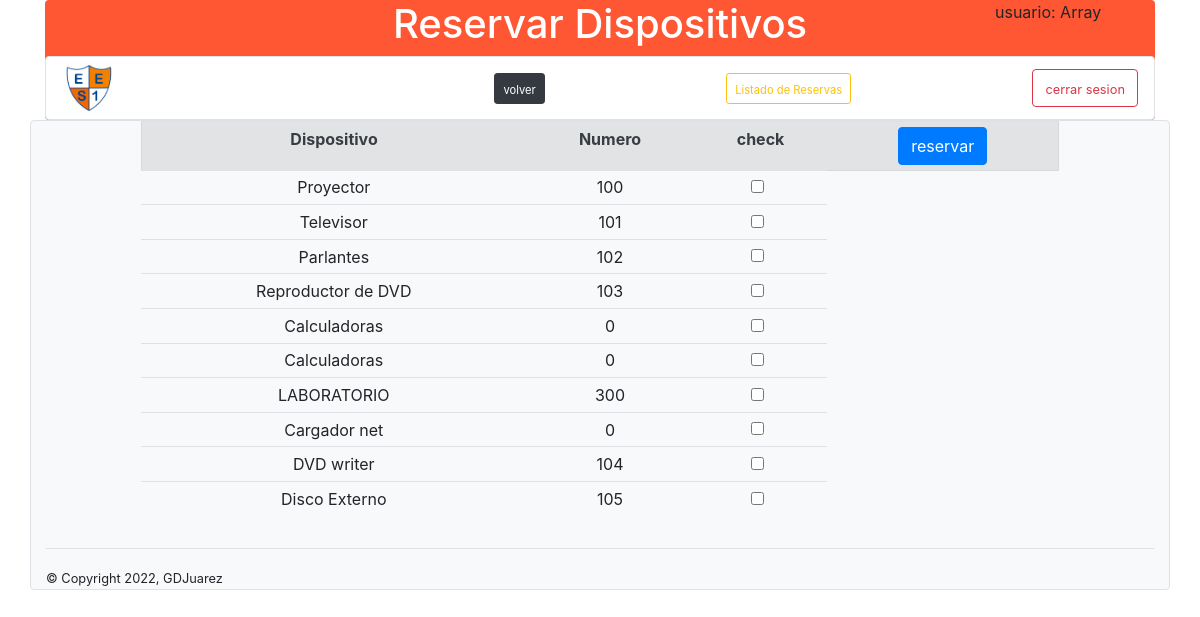
The page /reservas/reservas.php (signed in) on the database as committed earlier.
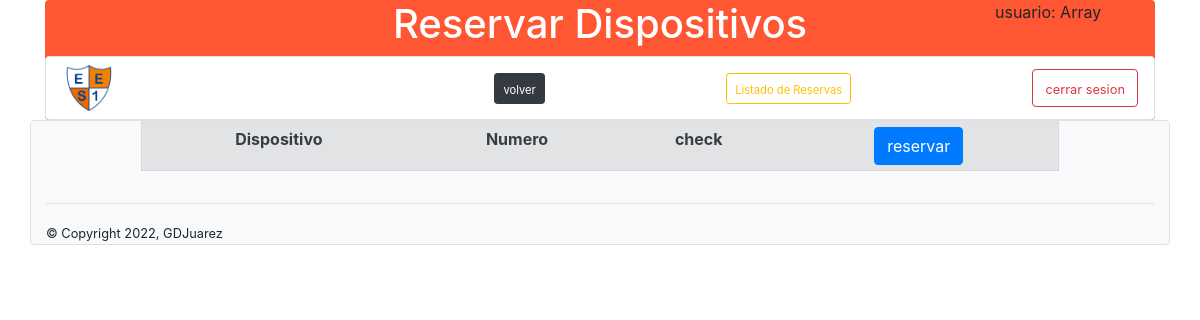
The same page on the database as committed later.
### tables this page shows
CREATE TABLE `dispositivo` (
  `id` int(11) NOT NULL,
  `dispositivo` varchar(45) NOT NULL,
  `n_serial` varchar(45) NOT NULL,
  `numero` int(11) NOT NULL,
  `estado` varchar(20) NOT NULL,
  `Apellido` varchar(45) NOT NULL,
  `Curso` varchar(10) NOT NULL
);

### reservas/reservas.php (the view, shortened to what this page needs)
<?php
include("../conexion/conexion.php");
$sql = mysqli_query($miConexion,"SELECT id, dispositivo,numero FROM  dispositivo where dispositivo <> 'netbook'");
 ?>
<!doctype html>
<html lang="en">
<head>
    <link rel="stylesheet" href="https://cdn.jsdelivr.net/npm/bootstrap@4.6.0/dist/css/bootstrap.min.css"
>
    <link rel="stylesheet" href="https://cdnjs.cloudflare.com/ajax/libs/font-awesome/5.15.2/css/all.min.css">
    <link rel="../stylesheet" href="../stylefondo.css">
</head>
<header>
    <div class="container">
        <div class="banner  rounded" style="background-color: #FF5733 ;">
            <div class="row">
                <div class="col-lg-2">
                </div>
                <div class="col-lg-8">
                    <h1 class="text-white text-center">Reservar Dispositivos</h1>
                </div>
                <div class="col-lg-2">
               <p>usuario:  <?php echo $_SESSION['user'];?></p>
                </div>
            </div>
            <nav class="navbar navbar-light bg-white border rounded">
                <img src="../img/escudo1.png" class="rounded " style="width:5%" alt="Responsive image">
                <?php
                if($_SESSION['roll'] <= '2')
                {
                echo'<form class="form-inline " action="../prestamos/menu.php" method="post"><button class="btn btn-dark btn-sm " type="submit"><small>volver</small></button></form>';
                }
                ?>
                <form class="form-inline " action="gridReservas.php" method="post">
                    <button class="btn btn-outline-warning btn-sm " type="submit"><small>Listado de Reservas</small></button>
                </form>
                <form class="form-inline" action="../destruir.php" method="post">
                    <button class="btn btn-outline-danger " type="submit"><small>cerrar sesion</small></button>
                </form>
            </nav>
        </div>
    </div>
</header>
<body>
    <div class='container bg-light border rounded '>
        <div class="row ">
            <div class="col-md-1">
            </div>
            <div class="col-md-10">
                    <table class="table table-sm table-hover text-center" id="tablaPmo">
                        <tr class="sticky-top  text-center alert alert-secondary role='alert'>">
                            <th>Dispositivo</th>
                            <th>Numero</th>
                            <th>check</th>
                            <th>
                    <button type="button" class="btn btn-primary" data-toggle="modal" data-target="#myModal_reserva"
                    id="modal_reserva" title="reserver"> reservar </button></th>
                        </tr>
                        <?php if ($sql!='') {
                            while($row = mysqli_fetch_assoc($sql)) {
                                $tdispositivo= $row['dispositivo'];
                                $tnumero=$row['numero'];
                                ?>
                                    <tr>
                                        <td><?php echo $tdispositivo ?></td>
                                        <td><?php echo $tnumero ?></td>
                                        <td>
                                            <div class="form-check">
                                                <input type="checkbox" id='check' class="case form-check-input" value="0">
                                            </div>
                                        </td>
                        <?php
                            }
                        }
                        ?>
                     </table>
            </div>
            <div class="col-md-1">
            </div>
        </div>
    </div>
    <hr>
<footer>
    <small>&copy; Copyright 2022, GDJuarez</small>
</footer>
</body>
</html>

Rows that differ between the two databases and show on the page:
removed dispositivo: dispositivo "Proyector", numero "100"
removed dispositivo: dispositivo "Televisor", numero "101"
removed dispositivo: dispositivo "Parlantes", numero "102"
removed dispositivo: dispositivo "Reproductor de DVD", numero "103"
removed dispositivo: dispositivo "Calculadoras", numero "0"
removed dispositivo: dispositivo "Calculadoras", numero "0"
removed dispositivo: dispositivo "LABORATORIO", numero "300"
removed dispositivo: dispositivo "Cargador net", numero "0"
removed dispositivo: dispositivo "DVD writer", numero "104"
removed dispositivo: dispositivo "Disco Externo", numero "105"
